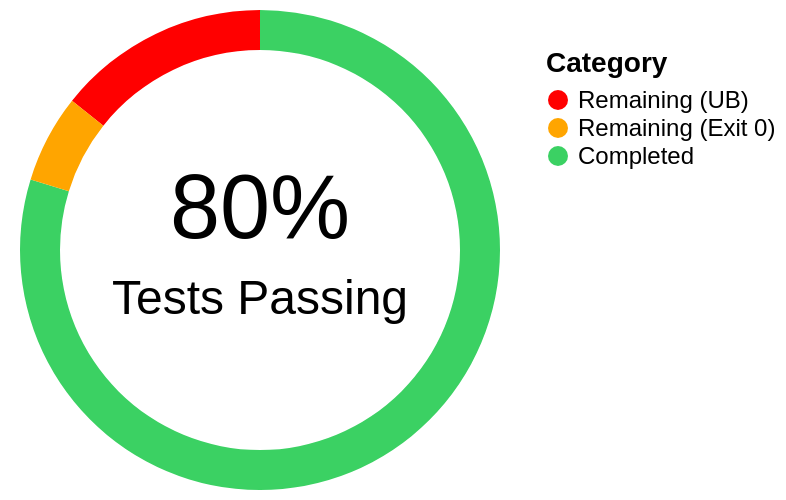

Write the Vega-Lite specification saved for this chart.
### Vega-Lite specification from a JSON file in a GitHub repository (floating-point values rounded to 4 significant figures)
{"$schema": "https://vega.github.io/schema/vega-lite/v6.json", "width": 250, "height": 200, "data": {"values": [{}]}, "layer": [{"data": {"values": [{"category": "Completed", "value": 323}, {"category": "Remaining (UB)", "value": 58}, {"category": "Remaining (Exit 0)", "value": 24}]}, "mark": {"type": "arc", "innerRadius": 120}, "encoding": {"theta": {"field": "value", "type": "quantitative"}, "color": {"field": "category", "type": "nominal", "scale": {"domain": ["Remaining (UB)", "Remaining (Exit 0)", "Completed"], "range": ["red", "orange", "#3bd163"]}, "legend": {"title": "Category", "titleFontSize": 14, "labelFontSize": 12}}}}, {"transform": [{"calculate": "'80%'", "as": "t"}], "mark": {"type": "text", "dy": -20, "fontSize": 45, "fill": "black"}, "encoding": {"text": {"field": "t"}}}, {"transform": [{"calculate": "'Tests Passing'", "as": "t"}], "mark": {"type": "text", "dy": 25, "fontSize": 24, "fill": "black"}, "encoding": {"text": {"field": "t"}}}]}
